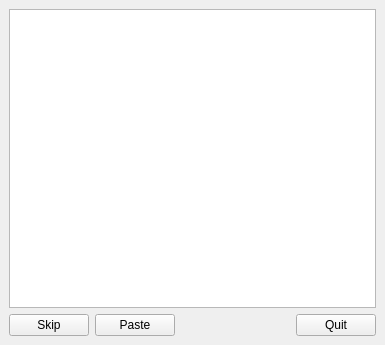
<?xml version="1.0" encoding="UTF-8"?>
<ui version="4.0">
 <class>ContinuousPasteWindow</class>
 <widget class="QMainWindow" name="ContinuousPasteWindow">
  <property name="geometry">
   <rect>
    <x>0</x>
    <y>0</y>
    <width>385</width>
    <height>345</height>
   </rect>
  </property>
  <property name="windowTitle">
   <string>MainWindow</string>
  </property>
  <widget class="QWidget" name="centralwidget">
   <layout class="QVBoxLayout" name="layout">
    <item>
     <widget class="QTextBrowser" name="previewBrowser"/>
    </item>
    <item>
     <layout class="QHBoxLayout" name="horizontalLayout">
      <item>
       <widget class="QPushButton" name="skipButton">
        <property name="text">
         <string>Skip</string>
        </property>
       </widget>
      </item>
      <item>
       <widget class="QPushButton" name="pasteButton">
        <property name="text">
         <string>Paste</string>
        </property>
       </widget>
      </item>
      <item>
       <spacer name="horizontalSpacer">
        <property name="orientation">
         <enum>Qt::Horizontal</enum>
        </property>
        <property name="sizeHint" stdset="0">
         <size>
          <width>40</width>
          <height>20</height>
         </size>
        </property>
       </spacer>
      </item>
      <item>
       <widget class="QPushButton" name="quitButton">
        <property name="text">
         <string>Quit</string>
        </property>
       </widget>
      </item>
     </layout>
    </item>
   </layout>
  </widget>
 </widget>
 <resources/>
 <connections/>
</ui>
